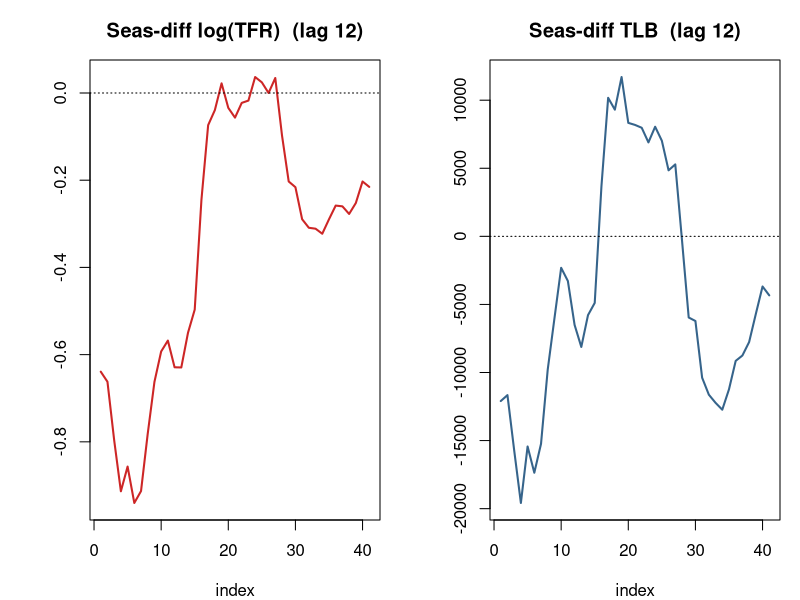
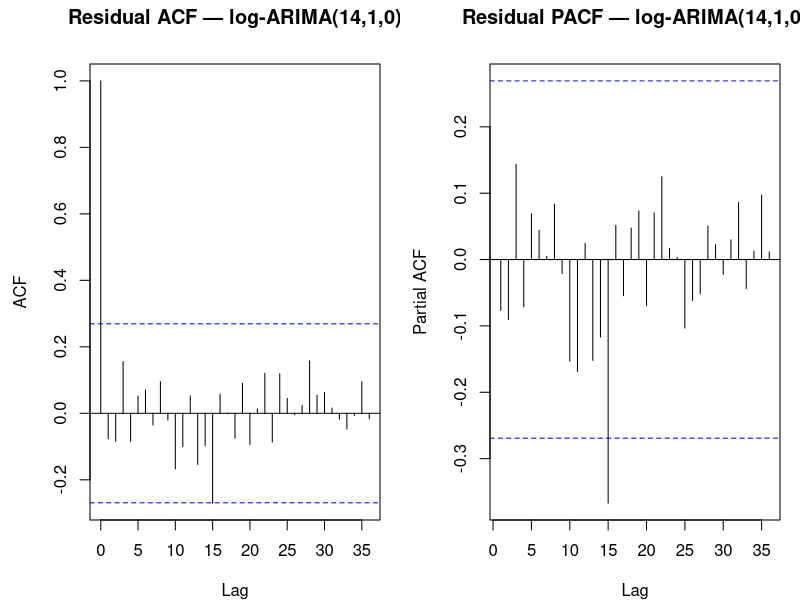
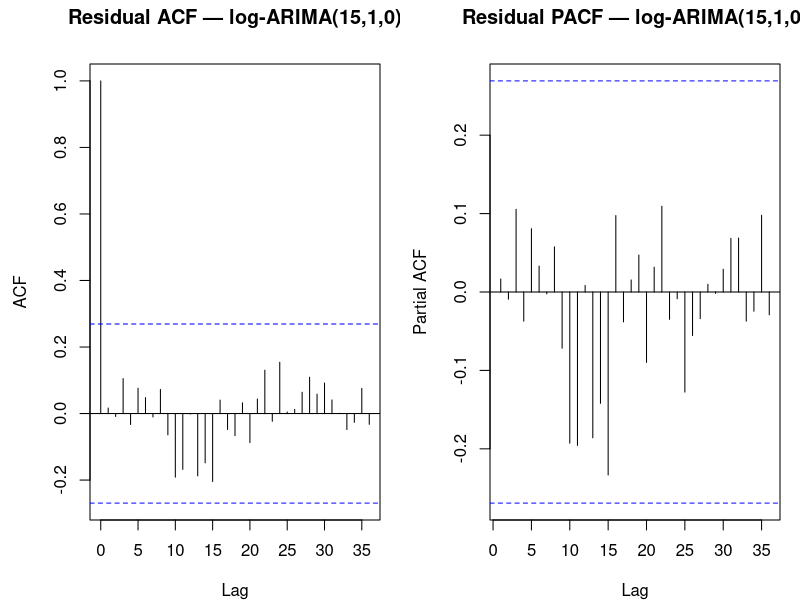
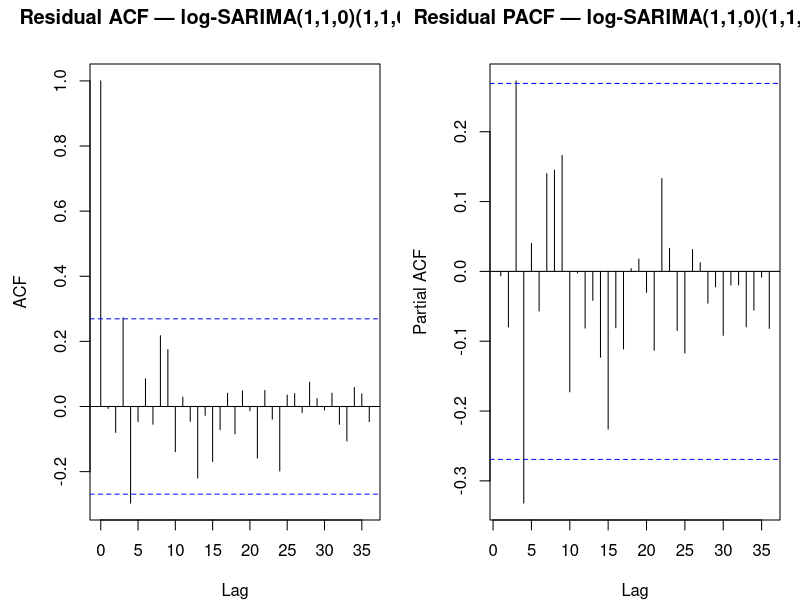
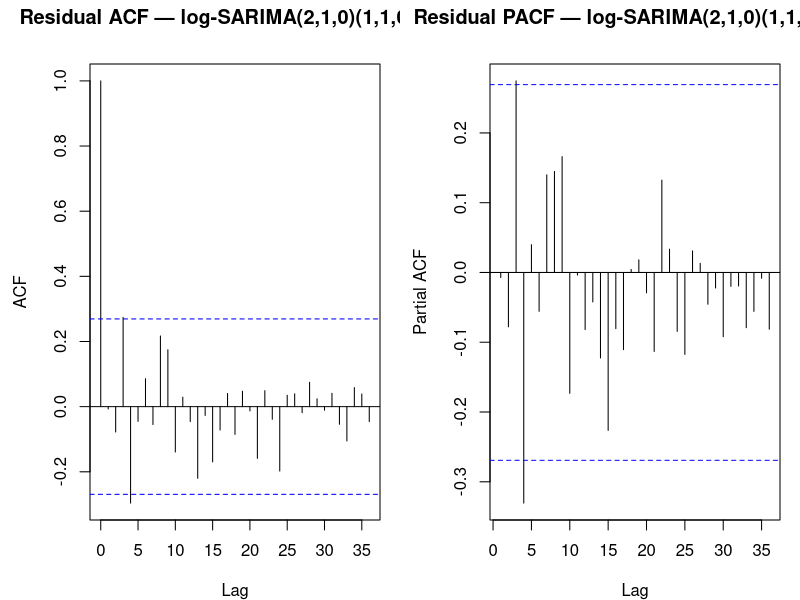
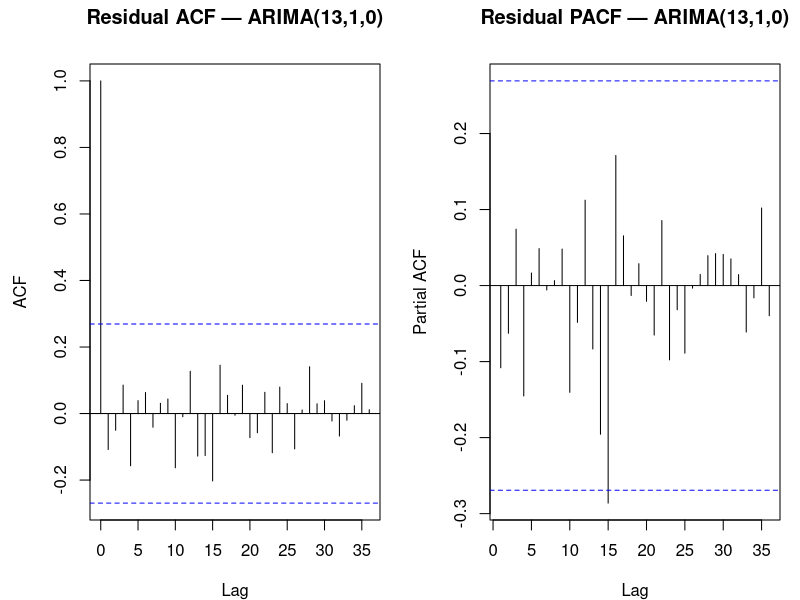
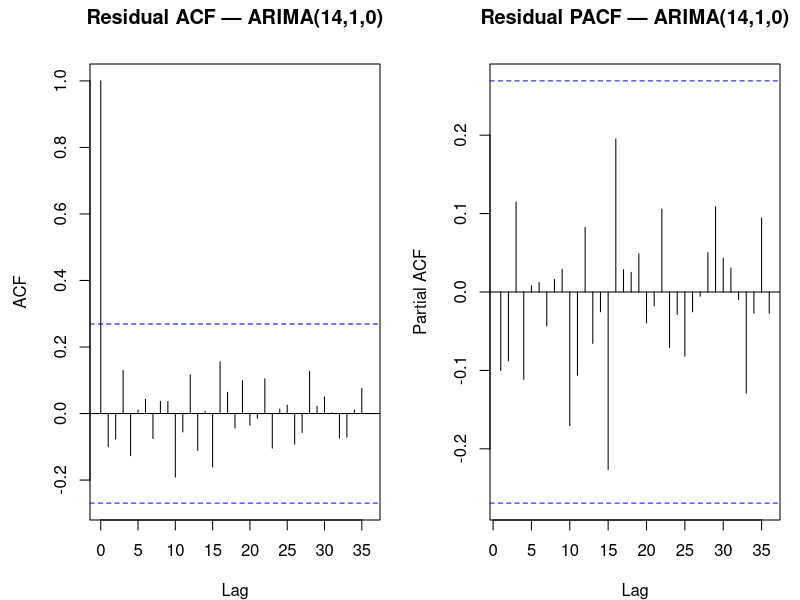
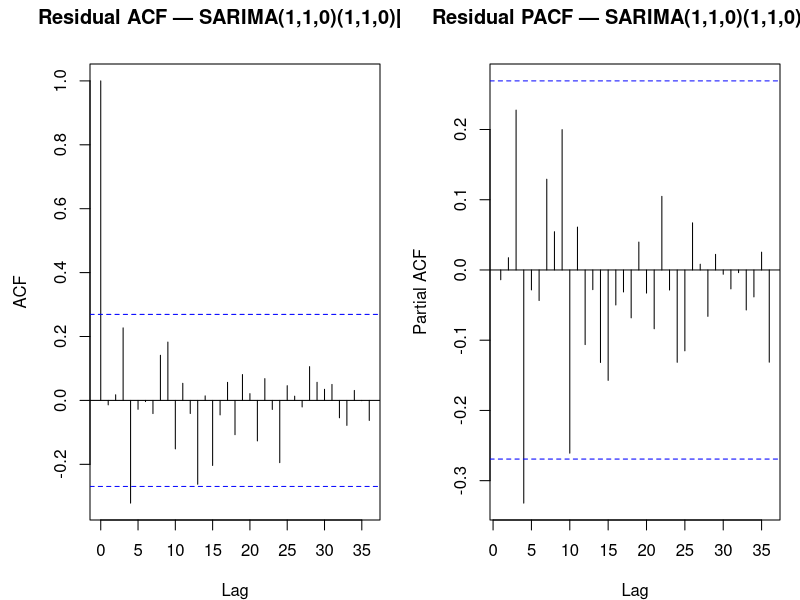

Generate these figures, in order, with R:
# =============================================================================
# INITIAL -> IMPROVED MODELS (professor's plan) — Singapore TFR & TLB
#
# Plan:
#   TFR (log scale)
#     Initial : log-ARIMA(p,1,0), p in {13,14,15}  -> first that passes LB
#     Improved: log-SARIMA(p,1,0)(1,1,0)[12], p in {1,2} (d=1 & D=1 double diff)
#   TLB (original scale)
#     Initial : ARIMA(p,1,0), p in {13,14}
#     Improved: SARIMA(p,1,0)(1,1,0)[12], p in {1,2}
#
# Viability bar: residuals must PASS Box-Ljung (standard checkresiduals,
# forecast pkg) AND show NO residual-ACF spike outside +/-1.96/sqrt(n).
# Improvement judged by: AIC drop, residual whiteness, comparable test error.
# Train 1960-2012 (53 obs) | test 2013-2024 (12 obs).
# =============================================================================

suppressPackageStartupMessages({
  library(forecast)
  library(tseries)
})
options(stringsAsFactors = FALSE, scipen = 999)
set.seed(42)
dir.create("figures", showWarnings = FALSE)
rule <- function(s) cat("\n", strrep("=", 78), "\n", s, "\n", strrep("=", 78), "\n", sep = "")

# ---- DATA -------------------------------------------------------------------
data  <- read.csv("cleaned_tlb_tfr_1960_2024.csv")
train <- subset(data, Year <= 2012)
test  <- subset(data, Year >= 2013)

# frequency = 1 for the plain ARIMA initials; frequency = 12 for the SARIMA
# improved models (the 12-year Dragon-zodiac cycle treated as the "season").
tfr_t1  <- ts(train$TFR, start = 1960, frequency = 1)
tlb_t1  <- ts(train$TLB, start = 1960, frequency = 1)
tfr_s12 <- ts(train$TFR, start = 1960, frequency = 12)
tlb_s12 <- ts(train$TLB, start = 1960, frequency = 12)
tfr_test <- test$TFR; tlb_test <- test$TLB; test_years <- test$Year
cat("n_train =", nrow(train), " n_test =", nrow(test), "\n")

# ---- one fit + full diagnostic ---------------------------------------------
# Returns a row with AIC, the standard checkresiduals Box-Ljung (stat/df/p),
# the count of residual-ACF bars outside the band up to lag 24 and lag 36, and
# out-of-sample RMSE/MAE/MAPE on 2013-2024 (lambda back-transform automatic).
diagnose <- function(series, order, seasonal = c(0,0,0), lambda = NULL,
                     test, label, plot_tag = NULL) {
  fit <- Arima(series, order = order,
               seasonal = list(order = seasonal, period = 12),
               lambda = lambda, method = "ML")
  np  <- length(fit$coef)
  png(tempfile(fileext = ".png"))
  cr <- suppressWarnings(checkresiduals(fit, plot = FALSE)); dev.off()
  r  <- as.numeric(residuals(fit)); r <- r[is.finite(r)]
  n  <- length(r); ci <- 1.96 / sqrt(n)
  acf_v <- acf(r, lag.max = 36, plot = FALSE)$acf[, 1, 1][-1]
  cross24 <- which(abs(acf_v[1:24]) > ci)
  cross36 <- which(abs(acf_v)        > ci)
  fc  <- forecast(fit, h = length(test), biasadj = FALSE)
  e   <- as.numeric(test) - as.numeric(fc$mean)
  rmse <- sqrt(mean(e^2)); mae <- mean(abs(e)); mape <- mean(abs(e/as.numeric(test)))*100
  white <- (cr$p.value > 0.05) && (length(cross24) == 0)
  status <- if (white) "VIABLE (white)" else
            if (cr$p.value > 0.05) "LB-pass but ACF spike" else "LB-FAIL"
  cat(sprintf("  %-34s npar=%2d AIC=%9.2f  LB: Q*=%6.2f df=%2d p=%.4f  ACFx<=24={%s} <=36={%s}  RMSE=%9.3f MAE=%9.3f MAPE=%5.2f  %s\n",
              label, np, AIC(fit), unname(cr$statistic), cr$parameter, cr$p.value,
              paste(cross24, collapse = ","), paste(cross36, collapse = ","),
              rmse, mae, mape, status))
  if (!is.null(plot_tag)) {
    fn <- sprintf("plots/im_%s_resid.png", plot_tag)
    png(fn, width = 1000, height = 460, res = 110, bg = "white")
    par(mfrow = c(1, 2), mar = c(4, 4.5, 3.2, 1))
    acf(r,  lag.max = 36, main = paste("Residual ACF —", label))
    pacf(r, lag.max = 36, main = paste("Residual PACF —", label))
    dev.off()
  }
  invisible(list(fit = fit, label = label, np = np, aic = AIC(fit),
                 lb_stat = unname(cr$statistic), lb_df = cr$parameter, lb_p = cr$p.value,
                 cross24 = cross24, cross36 = cross36, white = white,
                 rmse = rmse, mae = mae, mape = mape, fc = fc))
}

coefs <- function(fit, label) {
  se <- sqrt(diag(fit$var.coef))
  cat("\n  ", label, " — coef / se / t:\n", sep = "")
  print(round(rbind(coef = coef(fit), se = se, t = coef(fit)/se), 3))
}

# =============================================================================
# STEP 0 — the one check that determines d in the improved model
#   Seasonally difference (lag 12) ONLY; if the result still trends, d=1 is
#   needed alongside D=1.  (ADF small p = stationary; KPSS small stat = stationary.)
# =============================================================================
rule("STEP 0 — does the seasonally-differenced series still need d=1?")
dcheck <- function(x, nm) {
  x <- x[is.finite(x)]
  a <- suppressWarnings(adf.test(x)); k <- suppressWarnings(kpss.test(x))
  cat(sprintf("  %-26s ADF p=%.4f (%s) | KPSS stat=%.4f (%s)\n", nm,
              a$p.value, ifelse(a$p.value < 0.05, "stationary", "NON-stationary"),
              unname(k$statistic), ifelse(k$statistic < 0.463, "stationary", "NON-stationary")))
}
sd_log_tfr <- diff(log(as.numeric(tfr_t1)), lag = 12)
sd_tlb     <- diff(as.numeric(tlb_t1),       lag = 12)
dcheck(sd_log_tfr, "seas-diff log(TFR)")
dcheck(sd_tlb,     "seas-diff TLB")
png("plots/im_step0_seasdiff.png", width = 1000, height = 420, res = 110, bg = "white")
par(mfrow = c(1, 2), mar = c(4, 4.5, 3, 1))
plot(sd_log_tfr, type = "l", lwd = 2, col = "firebrick3",
     main = "Seas-diff log(TFR)  (lag 12)", xlab = "index", ylab = ""); abline(h = 0, lty = 3)
plot(sd_tlb, type = "l", lwd = 2, col = "steelblue4",
     main = "Seas-diff TLB  (lag 12)", xlab = "index", ylab = ""); abline(h = 0, lty = 3)
dev.off()

# =============================================================================
# TFR — INITIAL : log-ARIMA(p,1,0)
# =============================================================================
rule("TFR INITIAL — log-ARIMA(p,1,0): test p=13 (expected fail), 14, 15")
tfr_i13 <- diagnose(tfr_t1, c(13,1,0), lambda = 0, test = tfr_test, label = "log-ARIMA(13,1,0)")
tfr_i14 <- diagnose(tfr_t1, c(14,1,0), lambda = 0, test = tfr_test, label = "log-ARIMA(14,1,0)", plot_tag = "tfr_init14")
tfr_i15 <- diagnose(tfr_t1, c(15,1,0), lambda = 0, test = tfr_test, label = "log-ARIMA(15,1,0)", plot_tag = "tfr_init15")

# =============================================================================
# TFR — IMPROVED : log-SARIMA(p,1,0)(1,1,0)[12]
# =============================================================================
rule("TFR IMPROVED — log-SARIMA(p,1,0)(1,1,0)[12]: test p=1, then 2")
tfr_m1 <- diagnose(tfr_s12, c(1,1,0), c(1,1,0), lambda = 0, test = tfr_test, label = "log-SARIMA(1,1,0)(1,1,0)[12]", plot_tag = "tfr_impr1")
tfr_m2 <- diagnose(tfr_s12, c(2,1,0), c(1,1,0), lambda = 0, test = tfr_test, label = "log-SARIMA(2,1,0)(1,1,0)[12]", plot_tag = "tfr_impr2")

# =============================================================================
# TLB — INITIAL : ARIMA(p,1,0)
# =============================================================================
rule("TLB INITIAL — ARIMA(p,1,0): test p=13 (borderline), 14")
tlb_i13 <- diagnose(tlb_t1, c(13,1,0), test = tlb_test, label = "ARIMA(13,1,0)", plot_tag = "tlb_init13")
tlb_i14 <- diagnose(tlb_t1, c(14,1,0), test = tlb_test, label = "ARIMA(14,1,0)", plot_tag = "tlb_init14")

# =============================================================================
# TLB — IMPROVED : SARIMA(p,1,0)(1,1,0)[12]
# =============================================================================
rule("TLB IMPROVED — SARIMA(p,1,0)(1,1,0)[12]: test p=1, then 2")
tlb_m1 <- diagnose(tlb_s12, c(1,1,0), c(1,1,0), test = tlb_test, label = "SARIMA(1,1,0)(1,1,0)[12]", plot_tag = "tlb_impr1")
tlb_m2 <- diagnose(tlb_s12, c(2,1,0), c(1,1,0), test = tlb_test, label = "SARIMA(2,1,0)(1,1,0)[12]", plot_tag = "tlb_impr2")

# =============================================================================
# SELECTION — first viable initial, first viable improved (per series)
# =============================================================================
rule("SELECTION — first model in each chain that is VIABLE (white)")
pick_first <- function(...) { for (m in list(...)) if (isTRUE(m$white)) return(m); NULL }
tfr_init <- pick_first(tfr_i13, tfr_i14, tfr_i15)
tfr_impr <- pick_first(tfr_m1,  tfr_m2)
tlb_init <- pick_first(tlb_i13, tlb_i14)
tlb_impr <- pick_first(tlb_m1,  tlb_m2)
say <- function(tag, m) cat(sprintf("  %-14s -> %s\n", tag, if (is.null(m)) "(none passed)" else m$label))
say("TFR initial",  tfr_init); say("TFR improved", tfr_impr)
say("TLB initial",  tlb_init); say("TLB improved", tlb_impr)

# Coefficients of the selected models
if (!is.null(tfr_init)) coefs(tfr_init$fit, tfr_init$label)
if (!is.null(tfr_impr)) coefs(tfr_impr$fit, tfr_impr$label)
if (!is.null(tlb_init)) coefs(tlb_init$fit, tlb_init$label)
if (!is.null(tlb_impr)) coefs(tlb_impr$fit, tlb_impr$label)

# =============================================================================
# SUMMARY TABLE — initial vs improved
# =============================================================================
rule("SUMMARY — initial vs improved (AIC / LB p / npar / test error)")
row <- function(series, role, m) if (!is.null(m))
  cat(sprintf("  %-4s %-9s %-30s npar=%2d AIC=%9.2f LBp=%.3f RMSE=%9.3f MAE=%9.3f MAPE=%5.2f\n",
              series, role, m$label, m$np, m$aic, m$lb_p, m$rmse, m$mae, m$mape))
row("TFR","initial", tfr_init); row("TFR","improved", tfr_impr)
row("TLB","initial", tlb_init); row("TLB","improved", tlb_impr)

# =============================================================================
# FORECAST PLOTS for the four selected models
# =============================================================================
rule("FORECAST PLOTS -> plots/im_*_forecast.png")
fc_plot <- function(m, hist_years, hist_vals, ylab, fname, title) {
  if (is.null(m)) return(invisible())
  fc <- m$fc
  png(fname, width = 1000, height = 520, res = 110, bg = "white")
  par(mar = c(4, 4.5, 3.2, 1))
  yr_all <- c(hist_years, test_years)
  yl <- range(c(hist_vals, as.numeric(fc$lower[,2]), as.numeric(fc$upper[,2]),
                as.numeric(test_years*0)+ if (ylab=="TFR") tfr_test else tlb_test), na.rm = TRUE)
  plot(hist_years, as.numeric(hist_vals), type = "l", lwd = 2, xlim = range(yr_all),
       ylim = yl, xlab = "Year", ylab = ylab, main = title)
  polygon(c(test_years, rev(test_years)),
          c(as.numeric(fc$lower[,2]), rev(as.numeric(fc$upper[,2]))),
          col = adjustcolor("steelblue", 0.18), border = NA)
  lines(test_years, as.numeric(fc$mean), col = "red", lwd = 2, lty = 2)
  obs <- if (ylab == "TFR") tfr_test else tlb_test
  lines(test_years, obs, col = "blue", lwd = 2); points(test_years, obs, col = "blue", pch = 16, cex = 0.8)
  abline(v = 2012.5, lty = 3, col = "grey50")
  legend("topright", c("train", "forecast", "actual", "95% PI"),
         col = c("black","red","blue", adjustcolor("steelblue",0.5)),
         lwd = c(2,2,2,8), lty = c(1,2,1,1), bty = "n", cex = 0.85)
  dev.off(); cat("  wrote", fname, "\n")
}
fc_plot(tfr_init, train$Year, train$TFR, "TFR", "plots/im_tfr_initial_forecast.png", paste0("TFR initial — ", tfr_init$label))
fc_plot(tfr_impr, train$Year, train$TFR, "TFR", "plots/im_tfr_improved_forecast.png", paste0("TFR improved — ", tfr_impr$label))
fc_plot(tlb_init, train$Year, train$TLB, "TLB", "plots/im_tlb_initial_forecast.png", paste0("TLB initial — ", tlb_init$label))
fc_plot(tlb_impr, train$Year, train$TLB, "TLB", "plots/im_tlb_improved_forecast.png", paste0("TLB improved — ", tlb_impr$label))

rule("DONE")
